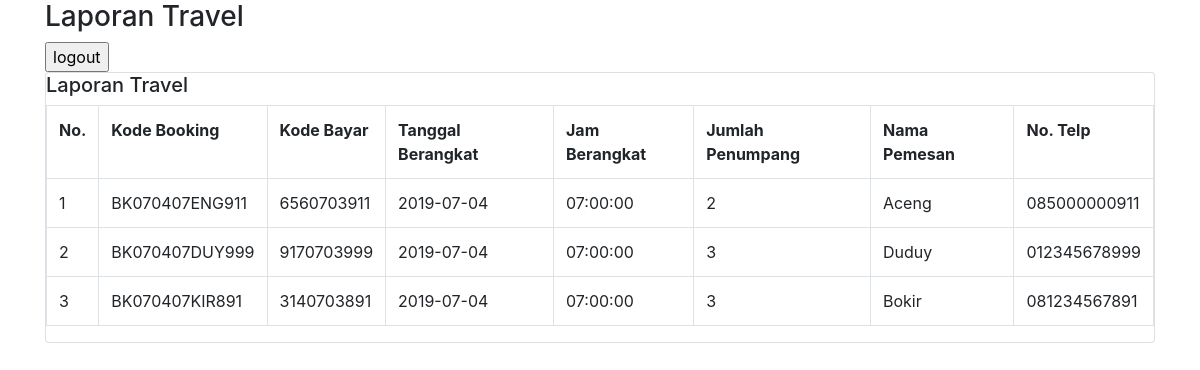
Page /lapkepala.php on the committed database.
### tables this page shows
CREATE TABLE IF NOT EXISTS `tbpembayaran` (
  `waktu` timestamp NOT NULL DEFAULT CURRENT_TIMESTAMP ON UPDATE CURRENT_TIMESTAMP,
  `id_rand` varchar(15) NOT NULL,
  `kode_bayar` varchar(15) NOT NULL,
  `harga` float NOT NULL,
  `jml_tiket` int(5) NOT NULL,
  `no_hp` varchar(12) NOT NULL,
  `kd_mtd` varchar(15) NOT NULL,
  `total_bayar` varchar(6) NOT NULL,
  `tgl_batas` date NOT NULL,
  `kode_otp` int(5) NOT NULL,
  `statusb` varchar(25) NOT NULL
);

CREATE TABLE IF NOT EXISTS `tbbooking` (
  `waktu` timestamp NOT NULL DEFAULT CURRENT_TIMESTAMP ON UPDATE CURRENT_TIMESTAMP,
  `id_tiket` varchar(15) NOT NULL,
  `kode_booking` varchar(15) NOT NULL,
  `nama_pembooking` varchar(25) NOT NULL,
  `nama_penumpang` varchar(25) NOT NULL,
  `nama_penumpang2` varchar(25) NOT NULL,
  `nama_penumpang3` varchar(25) NOT NULL,
  `no_hp` varchar(12) NOT NULL,
  `email` varchar(25) NOT NULL,
  `id_rand` varchar(15) NOT NULL,
  `jam` time NOT NULL
);

CREATE TABLE IF NOT EXISTS `tbberangkat` (
  `rencent` timestamp NOT NULL DEFAULT CURRENT_TIMESTAMP ON UPDATE CURRENT_TIMESTAMP,
  `id_berangkat` varchar(15) NOT NULL,
  `id_tujuan` varchar(15) NOT NULL,
  `tgl_berangkat` date NOT NULL,
  `jml_tiket` int(5) NOT NULL,
  `id_rand` varchar(15) NOT NULL
);

### lapkepala.php (the view, shortened to what this page needs)
<!DOCTYPE html>
<html lang="en">
<head>
    <link rel="stylesheet" href="css/bootstrap.min.css">
</head>
<body>
    <div class="container">
        <h3>Laporan Travel</h3>
        <a href="inc/logout.php"><input type="button" name="logout" id="logout" value="logout"></a>
        <div class="card">
            <h5>Laporan Travel</h5>
            <table class="table table-bordered">
                <tr>
                    <th>No.</th>
                    <th>Kode Booking</th>
                    <th>Kode Bayar</th>
                    <th>Tanggal Berangkat</th>
                    <th>Jam Berangkat</th>
                    <th>Jumlah Penumpang</th>
                    <th>Nama Pemesan</th>
                    <th>No. Telp</th>
                </tr>
                <?php
                $result = mysqli_query($conn, "SELECT * FROM tbbooking INNER JOIN tbpembayaran ON tbbooking.id_rand = tbpembayaran.id_rand INNER JOIN tbberangkat ON tbbooking.id_rand = tbberangkat.id_rand");
                $i = 1;
                while ($test = mysqli_fetch_array($result)) {
                    echo "<tr>";
                    echo "<td>" . $i . "</td>";
                    echo "<td>" . $test['kode_booking'] . "</td>";
                    echo "<td>" . $test['kode_bayar'] . "</td>";
                    echo "<td>" . $test['tgl_berangkat'] . "</td>";
                    echo "<td>" . $test['jam'] . "</td>";
                    echo "<td>" . $test['jml_tiket'] . "</td>";
                    echo "<td>" . $test['nama_pembooking'] . "</td>";
                    echo "<td>" . $test['no_hp'] . "</td>";
                    echo "</tr>";
                    $i++;
                }
                ?>
            </table>
        </div>
    </div>
</body>
</html>

### rows in the picture
tbpembayaran: tbbooking.kode_booking "BK070407ENG911", kode_bayar "6560703911", tbberangkat.tgl_berangkat "2019-07-04", tbbooking.jam "07:00:00", tbberangkat.jml_tiket "2", tbbooking.nama_pembooking "Aceng", no_hp "085000000911"
tbpembayaran: tbbooking.kode_booking "BK070407DUY999", kode_bayar "9170703999", tbberangkat.tgl_berangkat "2019-07-04", tbbooking.jam "07:00:00", tbberangkat.jml_tiket "3", tbbooking.nama_pembooking "Duduy", no_hp "012345678999"
tbpembayaran: tbbooking.kode_booking "BK070407KIR891", kode_bayar "3140703891", tbberangkat.tgl_berangkat "2019-07-04", tbbooking.jam "07:00:00", tbberangkat.jml_tiket "3", tbbooking.nama_pembooking "Bokir", no_hp "081234567891"
